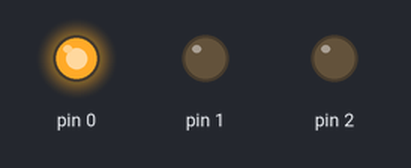
Recording of a sketch running on a simulated Arduino Uno, built with avr-gcc and run on an emulated ATmega328P. On the bench: output pins drawn as LEDs (lit = HIGH).

Above: at 2.5 s.
At 6.5 s:
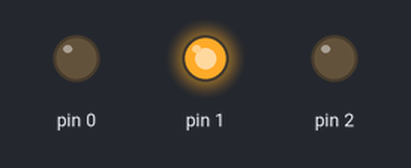
At 12.0 s:
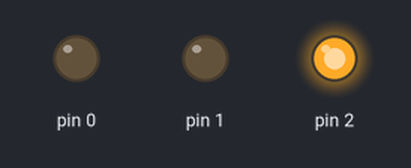
Timing chart, 0 to 20.8 s (numbered marks = the images above):
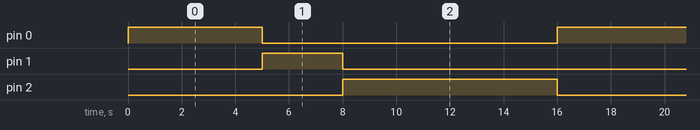

Measured:
- by itself, pin 0: alternates HIGH for 5.0 s and LOW for 11.0 s
- by itself, pin 1: alternates HIGH for 3.0 s and LOW for 13.0 s
- by itself, pin 2: alternates HIGH for 8.0 s and LOW for 8.0 s

The sketch:

Code.ino
```cpp
void setup() {
  pinMode(0, OUTPUT);
  pinMode(1, OUTPUT);
  pinMode(2, OUTPUT);
}

void loop() {
  int green_time = 5000;
  int yellow_time = 3000;
  int red_time = 8000;

  digitalWrite(0, HIGH);
  delay(green_time);
  digitalWrite(0, LOW);

  digitalWrite(1, HIGH);
  delay(yellow_time);
  digitalWrite(1, LOW);

  digitalWrite(2, HIGH);
  delay(red_time);
  digitalWrite(2, LOW);
}
```
